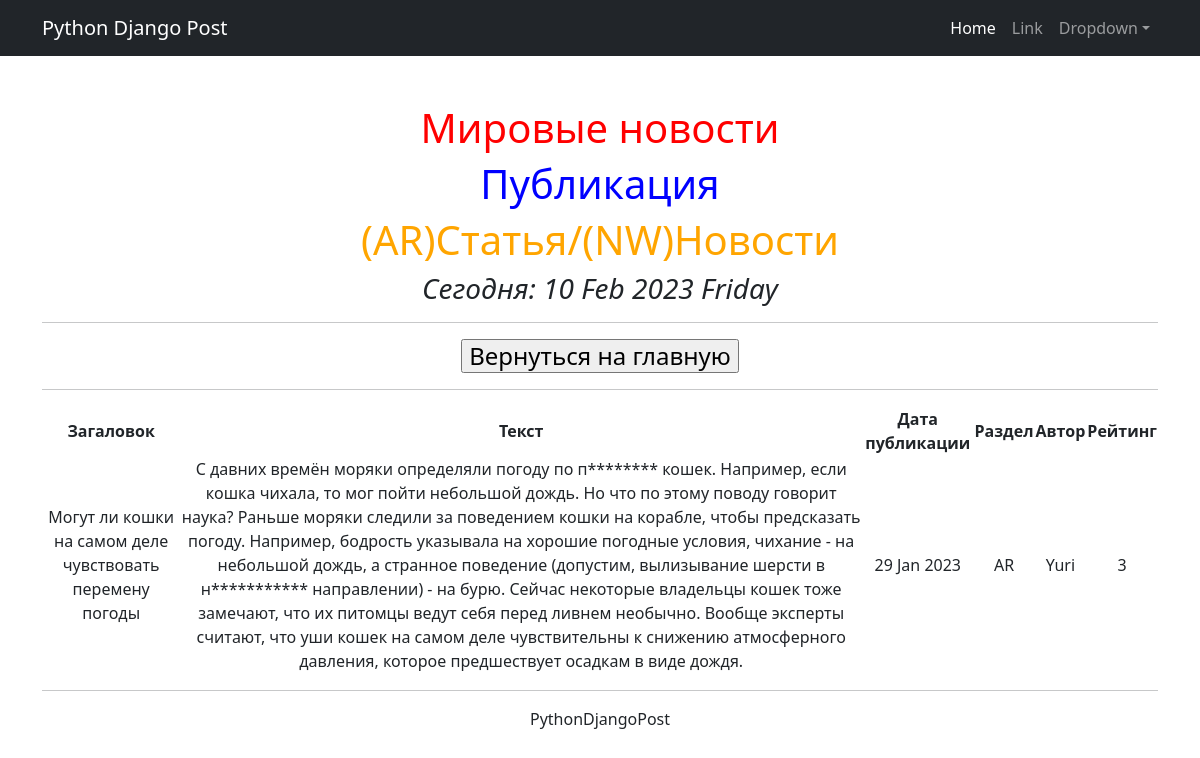
Page /news/4 on the committed database.
### newsportal/models.py (models this page shows, shortened)
class Post(models.Model):
    author = models.ForeignKey(Author, on_delete=models.CASCADE)
    NEWS = 'NW'
    ARTICLE = 'AR'
    CATEGORY_CHOICES = (
        (NEWS, 'Новости'),
        (ARTICLE, 'Статья'),
    )
    categoryType = models.CharField(max_length=2, choices=CATEGORY_CHOICES, default=ARTICLE)
    dateCreation = models.DateTimeField(auto_now_add=True)
    postCategory = models.ManyToManyField(Category, through='PostCategory')
    title = models.CharField(max_length=128)
    text = models.TextField()
    rating = models.SmallIntegerField(default=0)

class Author(models.Model):
    authorUser = models.OneToOneField(User, on_delete=models.CASCADE)
    ratingAuthor = models.SmallIntegerField(default=0)

### newsportal/views.py (the view)
# urls.py: path('<int:pk>', NewsDetail.as_view(), name='post_detail'),
class NewsDetail(DetailView):
    model = Post
    template_name = 'selected_news.html'
    context_object_name = 'selected_news'
    def get_context_data(self, **kwargs):
        context = super().get_context_data(**kwargs)
        context['time_now'] = datetime.utcnow()
        context['next_sale'] = None
        return context

### newsportal/templatetags/custom_filters.py (called while the page is built)
@register.filter()
def censor(value):
   forbwords = ['припомнили', 'олимпийским', 'спортивную', 'победителю', 'лучшей', 'витамины', 'добавки', 'товары', 'поощрение', 'денежного', 'поведению', 'неправильном']
   if not isinstance(value, str):
      raise TypeError(f"Некорректный набор: '{type(value)}'Введите строковое значение")
   for word in value.split():
      if word.lower() in forbwords:
         value = value.replace(word, f"{word[0]}{'*' * (len(word) - 1)}")
   return value

### newsportal/templatetags/custom_tags.py (called while the page is built)
@register.simple_tag()
def current_time(format_string='%b %d %Y'):
   return datetime.utcnow().strftime(format_string)

### templates/selected_news.html (shortened to what this page needs)
{% extends 'flatpages/default.html' %}
{% load custom_filters %}
{% load custom_tags %}
{% block content %}
<h1><font color="red">Мировые новости</font></h1>
<h1><font color="blue">Публикация</font></h1>
<h1><font color="orange">(AR)Статья/(NW)Новости</font></h1>
<h3><i>Сегодня: {% current_time '%d %b %Y %A' %}</i></h3>
<hr>
    <h4>
    <form><a href="{% url 'news_list' %}"><input type="button" value="Вернуться на главную" /></a></form>
    </h4>
<hr>
    <table>
        <tr>
            <td><b>Загаловок</b></td>
            <td><b>Текст</b></td>
            <td><b>Дата публикации</b></td>
            <td><b>Раздел</b></td>
            <td><b>Автор</b></td>
            <td><b>Рейтинг</b></td>
        <tr>
        <tr>
            <td>{{ selected_news.title|censor }}</td>
            <td>
                <div align="center">{{ selected_news.text|censor }}</div>
            </td>
            <td>{{ selected_news.dateCreation|date:'d M Y ' }}</td>
            <td>{{ selected_news.categoryType }}</td>
            <td>{{ selected_news.author.authorUser }}</td>
            <td>{{ selected_news.rating }}</td>
        </tr>
    </table>
<hr>
    <h7>PythonDjangoPost</h7>
{% endblock content %}

### rows in the picture
Post: title|censor "Могут ли кошки на самом деле чувствовать перемену погоды", text|censor "С давних времён моряки определяли погоду по п******** кошек. Например, если кошка чихала, то мог пойти небольшой дождь. Но что по этому поводу говорит наука? Раньше моряки следили за поведением кошки на корабле, чтобы предсказать погоду. Например, бодрость указывала на хорошие погодные условия, чихание - на небольшой дождь, а странное поведение (допустим, вылизывание шерсти в н*********** направлении) - на бурю. Сейчас некоторые владельцы кошек тоже замечают, что их питомцы ведут себя перед ливнем необычно. Вообще эксперты считают, что уши кошек на самом деле чувствительны к снижению атмосферного давления, которое предшествует осадкам в виде дождя.", dateCreation "29 Jan 2023", categoryType "AR", author.authorUser "Yuri", rating "3"
